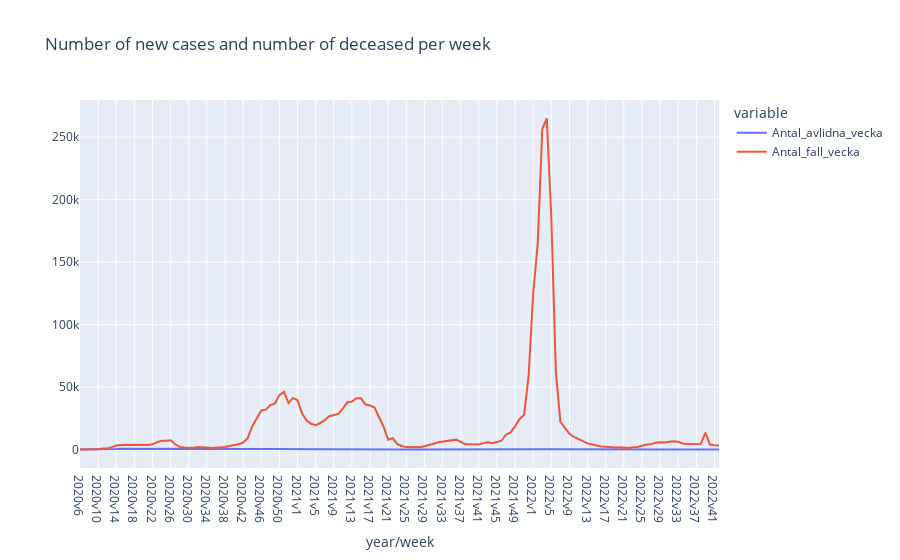

Notebook cell for this chart:
### Code cell
fig_1e_plotly = px.line(covid19_data, x= "Vecka", y=["Antal_avlidna_vecka", "Antal_fall_vecka"],title="Number of new cases and number of deceased per week" )
fig_1e_plotly.update_xaxes(title_text="year/week")
fig_1e_plotly.update_yaxes(title_text="")
fig_1e_plotly.write_html("Visualiseringar/exercise_1e_plotly.html")
fig_1e_plotly

### Figure 1 — Plotly figure (JSON) as saved in the notebook; plotly's stock layout.template omitted (floating-point values rounded to 4 significant figures; data arrays with more than 128 entries replaced by an {"elided": "..."} marker saying what was removed)
{"data": [{"hovertemplate": "variable=Antal_avlidna_vecka<br>Vecka=%{x}<br>value=%{y}<extra></extra>", "legendgroup": "Antal_avlidna_vecka", "line": {"color": "#636efa", "dash": "solid"}, "marker": {"symbol": "circle"}, "mode": "lines", "name": "Antal_avlidna_vecka", "orientation": "v", "showlegend": true, "type": "scatter", "x": {"elided": "142 str values"}, "xaxis": "x", "y": {"elided": "142 int values"}, "yaxis": "y"}, {"hovertemplate": "variable=Antal_fall_vecka<br>Vecka=%{x}<br>value=%{y}<extra></extra>", "legendgroup": "Antal_fall_vecka", "line": {"color": "#EF553B", "dash": "solid"}, "marker": {"symbol": "circle"}, "mode": "lines", "name": "Antal_fall_vecka", "orientation": "v", "showlegend": true, "type": "scatter", "x": {"elided": "142 str values"}, "xaxis": "x", "y": {"elided": "142 int values"}, "yaxis": "y"}], "layout": {"legend": {"title": {"text": "variable"}, "tracegroupgap": 0}, "title": {"text": "Number of new cases and number of deceased per week"}, "xaxis": {"anchor": "y", "domain": [0, 1], "title": {"text": "year/week"}}, "yaxis": {"anchor": "x", "domain": [0, 1], "title": {"text": ""}}}}
